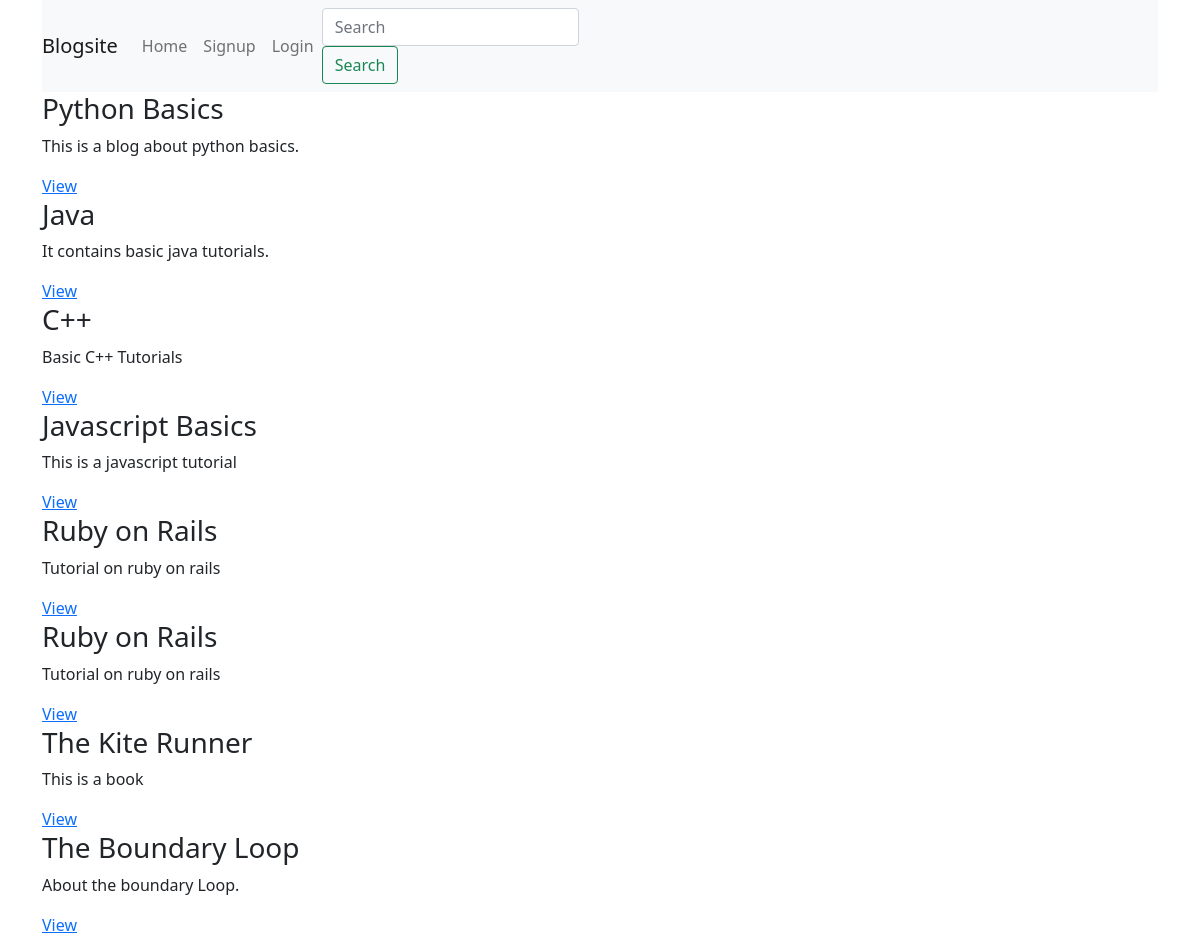
The app's page /, older data.
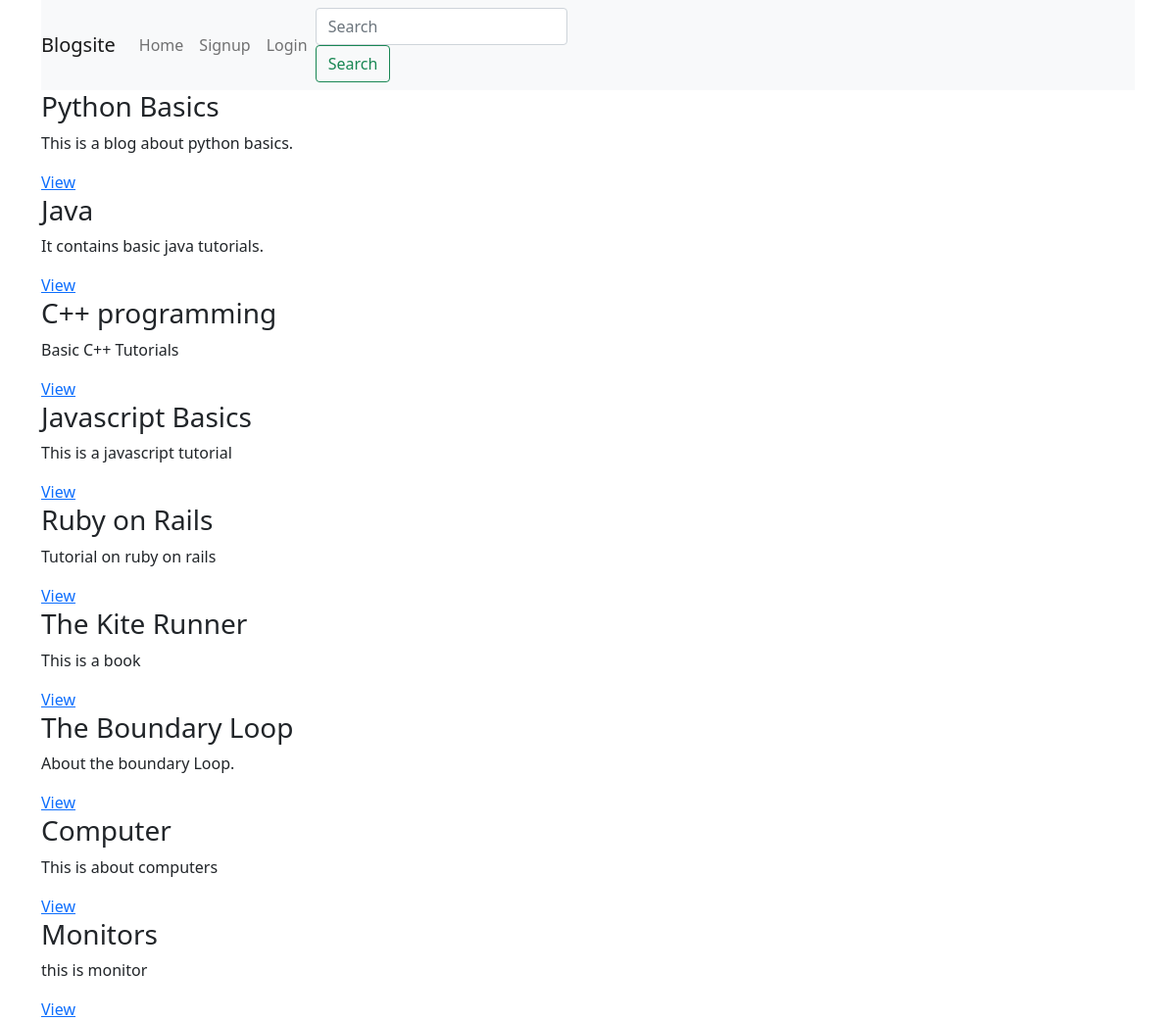
The same page, newer data.
### posts/models.py (models this page shows, shortened)
class Post(models.Model):
    title = models.CharField(max_length=100)
    content = models.TextField()
    published_date = models.DateTimeField(auto_now=True)
    category = models.ForeignKey(Category, on_delete=models.CASCADE, null=True)
    user = models.ForeignKey(User,on_delete=models.CASCADE,null=True,blank=True)
    slug = models.SlugField(null=True, unique=True)

### posts/views.py (the view)
# urls.py: path("",views.blogs,name="blogs"),
def blogs(request):
    blogs = Post.objects.all()
    data = {'blogs':blogs}
    return render(request,'blogs.html',data)

### templates/blogs.html
{% extends 'base.html' %} {% load static %} {% block content %}
<main>
	<div class="container">
		{%for blog in blogs%}
		<h3>{{blog.title}}</h3>
		<p>{{blog.content}}</p>
		<a href="{%url 'blog_details' blog.slug %}">View</a>
		{%endfor%}
	</div>
</main>
{%endblock%}

Row changes from the older to the newer data that the page shows:
removed Post: title "Ruby on Rails", content "Tutorial on ruby on rails"
changed Post "Basic C++ Tutorials": title "C++" → "C++ programming"
added Post: title "Computer", content "This is about computers"
added Post: title "Monitors", content "this is monitor"
